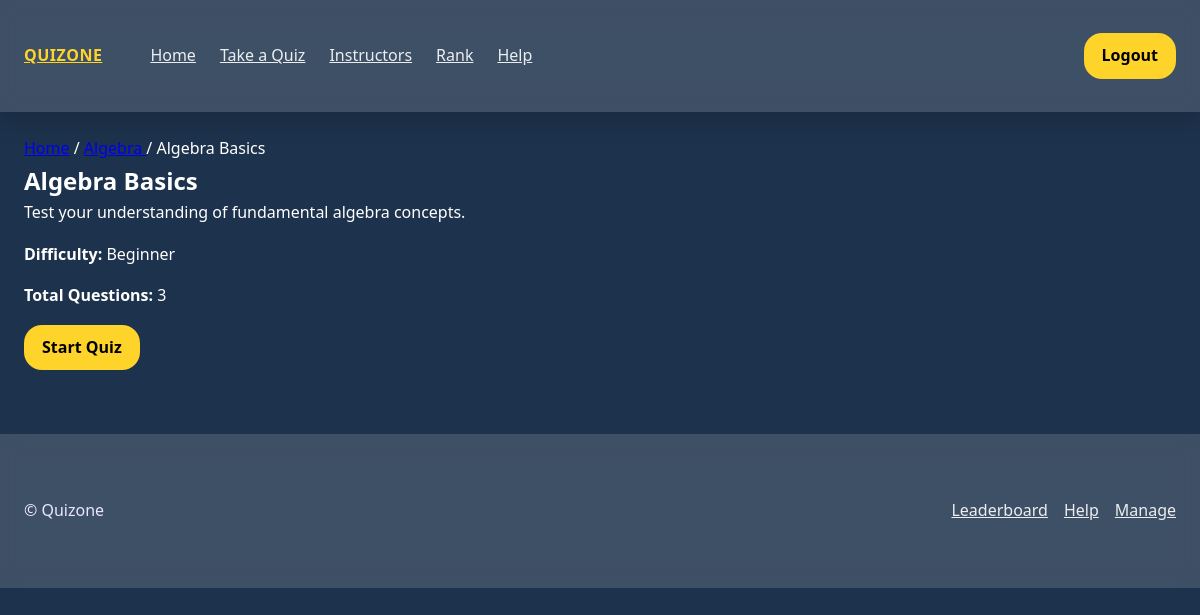
Screenshot of /?route=quiz&quiz_id=1 (signed in) with the database file from the repository.
### tables this page shows
CREATE TABLE subjects (
  id INT AUTO_INCREMENT PRIMARY KEY,
  category_id INT NOT NULL,
  title VARCHAR(250) NOT NULL,
  subject_details TEXT,
  sort_order INT DEFAULT 0,
  FOREIGN KEY (category_id) REFERENCES subject_categories(id) ON DELETE CASCADE
);

CREATE TABLE quizzes (
  id INT AUTO_INCREMENT PRIMARY KEY,
  subject_id INT NOT NULL,
  title VARCHAR(250) NOT NULL,
  explanation TEXT,
  difficulty ENUM('Beginner','Intermediate','Advanced','Mixed') DEFAULT 'Mixed',
  sort_order INT DEFAULT 0,
  FOREIGN KEY (subject_id) REFERENCES subjects(id) ON DELETE CASCADE
);

### app/controllers/QuizController.php (called while the page is built, shortened)
<?php
require_once __DIR__ . '/../models/Quiz.php';
require_once __DIR__ . '/../models/Question.php';
require_once __DIR__ . '/../models/Subject.php';
class QuizController extends Controller
{
    public function showQuizPage()
    {
        $userId = $_SESSION['user_id'] ?? null;
        $quizId = (int)$_GET['quiz_id'];
        $userModel = new User();
        $quizModel = new Quiz();
        $questionModel = new Question();
        $subjectModel = new Subject();
        $user = $userModel->findById($userId);
        $quiz = $quizModel->findById($quizId);
        $subject = $subjectModel->findById($quiz['subject_id']);
        $questions = $questionModel->getQuestionsByQuiz($quizId);
        $questionCount = count($questions);
        $this->view('quiz_page', [
            'user' => $user,
            'quiz' => $quiz,
            'questionCount' => $questionCount,
            'subject' => $subject
        ]);
    }
}
?>

### app/config/database.php (called while the page is built, shortened)
<?php
  function getDBConnection() {
    $servername = 'localhost';
    $username = 'root';
    $password = '';
    $dbname = 'quiz';
    $port = 3308;
    $conn = new mysqli($servername, $username, $password, $dbname, $port);
    return $conn;
  }
?>

### app/models/Quiz.php (called while the page is built, shortened)
<?php
require_once __DIR__ . '/../config/database.php';
class Quiz
{
    private $conn;
    public function __construct()
    {
        $this->conn = getDBConnection();
    }
    public function findById($id)
    {
        $sql = "SELECT id, title, explanation, difficulty, sort_order, subject_id
                FROM quizzes
                WHERE id = ?";
        $stmt = $this->conn->prepare($sql);
        $stmt->bind_param("i", $id);
        $stmt->execute();
        return $stmt->get_result()->fetch_assoc();
    }
}
?>

### app/models/Subject.php (called while the page is built, shortened)
<?php
require_once __DIR__ . '/../config/database.php';
class Subject
{
    private $conn;
    public function __construct()
    {
        $this->conn = getDBConnection();
    }
    public function findById($id)
    {
        $sql = "SELECT id, title, subject_details, category_id
                FROM subjects
                WHERE id = ?";
        $stmt = $this->conn->prepare($sql);
        $stmt->bind_param("i", $id);
        $stmt->execute();
        return $stmt->get_result()->fetch_assoc();
    }
}
?>

### app/models/Question.php (called while the page is built, shortened)
<?php
require_once __DIR__ . '/../config/database.php';
class Question
{
    private $conn;
    public function __construct()
    {
        $this->conn = $dbConnection ?: getDBConnection();
    }
    public function getQuestionsByQuiz(int $quizId)
    {
        $sql = "SELECT id, quiz_id, question_text, sort_order
                FROM questions
                WHERE quiz_id = ?
                ORDER BY sort_order ASC";
        $stmt = $this->conn->prepare($sql);
        $stmt->bind_param("i", $quizId);
        $stmt->execute();
        $result = $stmt->get_result();
        return $result->fetch_all(MYSQLI_ASSOC);
    }
}

### app/views/quiz_page.php (the view, shortened to what this page needs)
<?php
include 'app/views/layouts/header.php';
?>
<section class="container">
    <nav class="breadcrumb">
        <a href="/quiz_app/">Home</a>
        <span>/</span>
        <a href="/quiz_app/?route=subject_quizzes&subject_id=<?= (int)$quiz['subject_id'] ?>">
            <?= htmlspecialchars($subject['title']) ?>
        </a>
        <span>/</span>
        <span><?= htmlspecialchars($quiz['title']) ?></span>
    </nav>
    <h1 class="page-title"><?= htmlspecialchars($quiz['title']) ?></h1>
    <?php if (!empty($quiz['explanation'])): ?>
        <p class="sub"><?= nl2br(htmlspecialchars($quiz['explanation'])) ?></p>
    <?php else: ?>
        <p class="sub">This quiz contains <?= $questionCount ?> questions.</p>
    <?php endif; ?>
    <div class="quiz-meta">
        <p><strong>Difficulty:</strong> <?= htmlspecialchars($quiz['difficulty']) ?></p>
        <p><strong>Total Questions:</strong> <?= $questionCount ?></p>
    </div>
    <div class="quiz-actions">
        <a class="btn btn-primary"
           href="/quiz_app/?route=quiz_start&quiz_id=<?= (int)$quiz['id'] ?>">
            Start Quiz
        </a>
    </div>
</section>
<?php include 'app/views/layouts/footer.php'; ?>

### assets/css/style.css (style rules this page uses)
:root { --bg: #1d324c; --glass: rgba(208, 208, 208, 0.18); --text: #f1f1f1; --muted: #c8ccd8; --primary: #d9d9d9; --accent: #ffd42a; --card: #ffffff; --radius: 16px; --shadow: 0 10px 28px rgba(34, 25, 80, 0.2); --container: 1200px; --space-xs: 4px; --space-sm: 8px; --space-md: 16px; --space-lg: 24px; --space-xl: 40px; }
* { box-sizing: border-box; margin: 0; padding: 0; }
html, body { height: 100%; }
body { margin: 0; font: 16px/1.6 system-ui, Segoe UI, Roboto, sans-serif; color: var(--text); background: var(--bg); }
p { margin-bottom: var(--space-md); }
.btn { padding: 10px 18px; border-radius: var(--radius); font-weight: 600; text-decoration: none; display: inline-block; transition: 0.2s ease; }
.btn-primary { background: var(--accent); color: #000; }
.container { max-width: var(--container); margin: 0 auto; padding: var(--space-lg); }

### assets/css/quiz.css (style rules this page uses)
:root { --glass: rgba(255, 255, 255, 0.15); --radius: 18px; --shadow: 0 8px 24px rgba(0, 0, 0, 0.18); --accent: #ffd42a; --text: #ffffff; --muted: #bfc3d2; }

### rows the page displays
subjects: title "Algebra"
quizzes: title "Algebra Basics", explanation "Test your understanding of fundamental algebra concepts.", difficulty "Beginner"

### other values shown
$questionCount "3"
